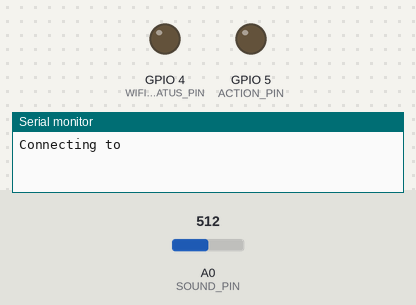
Bench run of a program on a simulated ESP8266 (Wemos D1 mini). Shown: output pins drawn as LEDs (lit = HIGH), the last lines printed to the serial monitor. The inputs (shaded band) are chosen by the test bench; at power-on: A0 (SOUND_PIN) = 512. WiFi joins after 1.5 s; servers stay silent unless stated; uploads are accepted with an empty reply; not simulated (calls return 0 or success): wifi_credentials.h.

Above: at 0.1 s.
At 0.6 s:
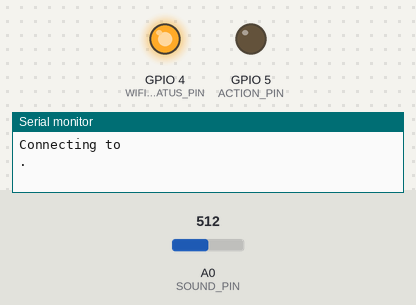
At 2.1 s:
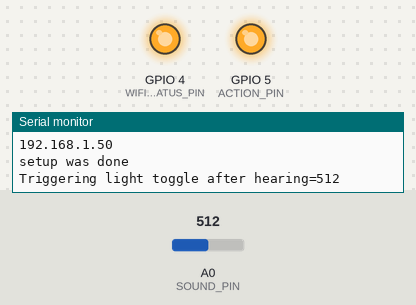
Timing chart, 0 to 3.6 s (numbered marks = the images above):
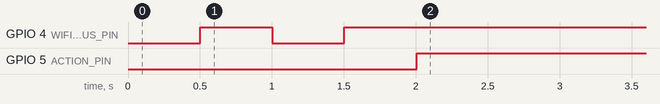

Measured:
- by itself, GPIO 5 (ACTION_PIN): LOW → HIGH at 2.0 s

The program:

main.cpp
```cpp
#include <ESP8266WiFi.h>
#include <ESP8266HTTPClient.h>
#include <Arduino.h>
#include <WiFiClient.h>
#include <Arduino_JSON.h>

/************************* Credentials *********************************/

#include "wifi_credentials.h"

/****************************** Consts ***************************************/

String POWER_URL = "http://192.168.1.30:8000/power";
int SOUND_PIN = A0;
int WIFI_STATUS_PIN = 4;
int ACTION_PIN = 5;
int SYNC_INTERVAL = 30;

/****************************** Global State ***************************************/

bool is_on = false;
int query_state_counter = 0;
WiFiClient wifiClient;

/****************************** Code ***************************************/

void connect_to_wifi()
{
  Serial.println();
  Serial.print("Connecting to ");
  Serial.println(WLAN_SSID);

  WiFi.disconnect();
  WiFi.begin(WLAN_SSID, WLAN_PASS);
  while (WiFi.status() != WL_CONNECTED)
  {
    digitalWrite(WIFI_STATUS_PIN, LOW);
    delay(500);
    Serial.print(".");
    digitalWrite(WIFI_STATUS_PIN, HIGH);
    delay(500);
  }

  Serial.println();

  Serial.println("WiFi connected");
  Serial.println("IP address: ");
  Serial.println(WiFi.localIP());
}

void setup()
{
  Serial.begin(115200);

  pinMode(WIFI_STATUS_PIN, OUTPUT);
  pinMode(ACTION_PIN, OUTPUT);

  connect_to_wifi();

  Serial.println("setup was done");
}

void update_current_light_status()
{
  HTTPClient http;                                          //Declare object of class HTTPClient
  http.begin(wifiClient, POWER_URL); //Specify request destination
  int httpCode = http.GET();                                //Send the request
  if (httpCode > 0)
  {
    String payload = http.getString();
    JSONVar myObject = JSON.parse(payload);

    if (JSON.typeof(myObject) == "undefined")
    {
      Serial.println("Parsing input failed!");
      return;
    }

    is_on = !!myObject["is_on"];

    if (is_on)
    {
      Serial.println("Power is on!");
    }
    else
    {
      Serial.println("Power is off!");
    }
  }
  else
  {
    Serial.println("Error in http request!");
  }

  http.end(); //Close connection
}

void toggle_light()
{
  digitalWrite(ACTION_PIN, HIGH);
  String data;
  if (is_on)
  {
    data = "{\"is_on\":false}";
  }
  else
  {
    data = "{\"is_on\":true}";
  }

  HTTPClient http;                                          //Declare object of class HTTPClient
  http.begin(wifiClient, POWER_URL); //Specify request destination
  http.addHeader("Content-Type", "application/json");
  http.POST(data);

  String payload = http.getString();
  JSONVar myObject = JSON.parse(payload);

  if (JSON.typeof(myObject) == "undefined")
  {
    Serial.println("Parsing input failed!");
    return;
  }

  Serial.print("Response from light toggle=");
  Serial.println(myObject);
  if (myObject["success"])
  {
    Serial.println("Device toggled successfully!");
    is_on = !is_on;
  }
  else
  {
    Serial.println("Failed to toggle device!");
  }

  http.end(); //Close connection
  digitalWrite(ACTION_PIN, LOW);
}

void loop()
{
  if (WiFi.status() != WL_CONNECTED)
  {
    connect_to_wifi();
  }
  else
  {
    int sensor_value = analogRead(SOUND_PIN);

    if (sensor_value > 49)
    {
      Serial.print("Triggering light toggle after hearing=");
      Serial.println(sensor_value, DEC);
      toggle_light();
      Serial.println("Done");
      delay(1000);
    }

    if (query_state_counter * SYNC_INTERVAL * 1000 < millis())
    {
      Serial.print("The current power state is: ");
      Serial.println(is_on);
      Serial.println("Querying for devices state...");
      update_current_light_status();
      Serial.println("Done");
      query_state_counter += 1;
    }
  }
}
```
